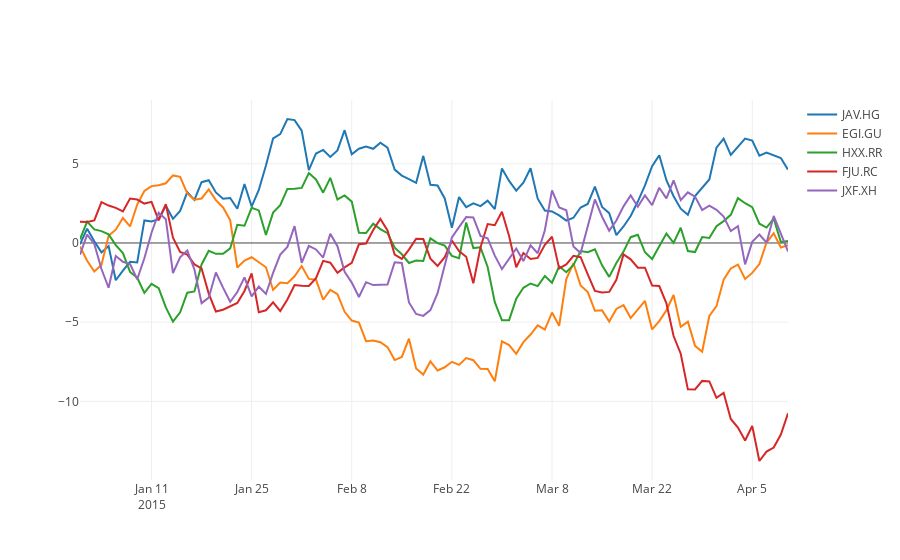

Here is the notebook cell this chart was saved with:
### Code cell
py.iplot([{
    'x': df.index,
    'y': df[col],
    'name': col
}  for col in df.columns])
